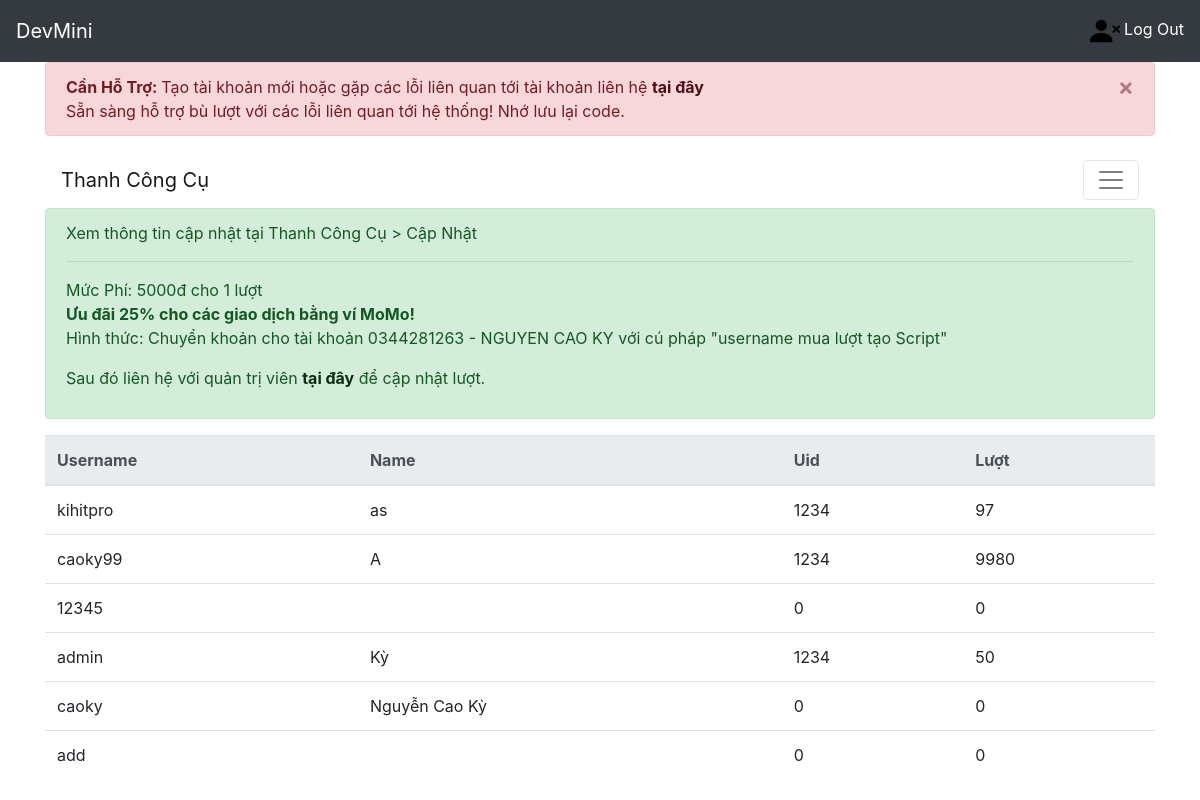
/ (signed in), run on the app's committed database.
### home/models.py (models this page shows)
class MyUser(AbstractUser):
    luot=models.IntegerField(default=0)
    name=models.CharField(max_length=100,default="")
    uid=models.IntegerField(default=0)
    isAdmin = models.BooleanField(default=False)
    isMod = models.BooleanField(default=False)
    madonhang=models.IntegerField(default=0)

### home/views.py (the view)
# urls.py: path('', views.index),
def index(request):
   User = {'MyUser': MyUser.objects.all().order_by('-last_login')}
   return render(request, 'pages/home.html', User)

### home/templates/pages/home.html (shortened to what this page needs)
{% extends "pages/base.html" %}
{% block menu %}
<nav class="navbar navbar-light">
  <a class="navbar-brand" href="#">Thanh Công Cụ</a>
  <button class="navbar-toggler" type="button" data-toggle="collapse" data-target="#navbarNavAltMarkup" aria-controls="navbarNavAltMarkup" aria-expanded="false" aria-label="Toggle navigation">
    <span class="navbar-toggler-icon"></span>
  </button>
</nav>
<div class="alert alert-success" role="alert">
  Xem thông tin cập nhật tại Thanh Công Cụ > Cập Nhật
  <hr>
  Mức Phí: 5000đ cho 1 lượt<br>
  <b>Ưu đãi 25% cho các giao dịch bằng ví MoMo!</b>
    <p>Hình thức: Chuyển khoản cho tài khoản 0344281263 - NGUYEN CAO KY với cú pháp "username mua lượt tạo Script"</p>
    <p>Sau đó liên hệ với quản trị viên <a href="https://m.me/KyNguyen.1704/" class="alert-link">tại đây</a> để cập nhật lượt.</p>
</div>
<table class="table">
  <thead class="thead-light">
    <tr>
      <th scope="col">Username</th>
      <th scope="col">Name</th>
      <th scope="col">Uid</th>
      <th scope="col">Lượt</th>
    </tr>
  </thead>
  <tbody>
  {% for name in MyUser %}
    <tr>
      <td>{{name.username}}</td>
      <td>{{name.name}}</td>
      <td>{{name.uid}}</td>
      <td>{{name.luot}}</td>
    </tr>
    {% endfor %}
  </tbody>
</table>
{% endblock %}

### data on the page
MyUser: username "kihitpro", name "as", uid "1234", luot "97"
MyUser: username "caoky99", name "A", uid "1234", luot "9980"
MyUser: username "12345", uid "0", luot "0"
MyUser: username "admin", name "Kỳ", uid "1234", luot "50"
MyUser: username "caoky", name "Nguyễn Cao Kỳ", uid "0", luot "0"
MyUser: username "add", uid "0", luot "0"
